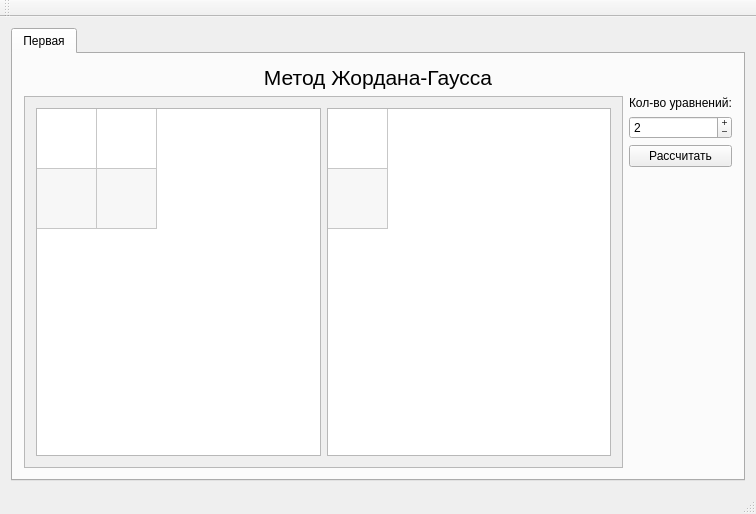
<?xml version="1.0" encoding="UTF-8"?>
<ui version="4.0">
 <class>MainWindow</class>
 <widget class="QMainWindow" name="MainWindow">
  <property name="geometry">
   <rect>
    <x>0</x>
    <y>0</y>
    <width>756</width>
    <height>514</height>
   </rect>
  </property>
  <property name="windowTitle">
   <string>Лабораторные по численным методам</string>
  </property>
  <widget class="QWidget" name="centralWidget">
   <layout class="QVBoxLayout" name="verticalLayout">
    <item>
     <widget class="QTabWidget" name="tabWidget">
      <property name="tabShape">
       <enum>QTabWidget::Rounded</enum>
      </property>
      <property name="currentIndex">
       <number>0</number>
      </property>
      <widget class="QWidget" name="tabGauss">
       <attribute name="title">
        <string>Первая</string>
       </attribute>
       <layout class="QVBoxLayout" name="verticalLayout_2">
        <item>
         <widget class="QLabel" name="labLabel">
          <property name="font">
           <font>
            <pointsize>16</pointsize>
            <weight>50</weight>
            <italic>false</italic>
            <bold>false</bold>
           </font>
          </property>
          <property name="autoFillBackground">
           <bool>false</bool>
          </property>
          <property name="text">
           <string>Метод Жордана-Гаусса</string>
          </property>
          <property name="textFormat">
           <enum>Qt::AutoText</enum>
          </property>
          <property name="alignment">
           <set>Qt::AlignCenter</set>
          </property>
         </widget>
        </item>
        <item>
         <layout class="QHBoxLayout" name="mainLayout">
          <item>
           <widget class="QScrollArea" name="srcArea">
            <property name="widgetResizable">
             <bool>true</bool>
            </property>
            <widget class="QWidget" name="srcContents">
             <property name="geometry">
              <rect>
               <x>0</x>
               <y>0</y>
               <width>578</width>
               <height>339</height>
              </rect>
             </property>
             <layout class="QVBoxLayout" name="verticalLayout_3">
              <item>
               <layout class="QHBoxLayout" name="conditionLayout">
                <item>
                 <widget class="QTableWidget" name="conditionTableWidget">
                  <property name="editTriggers">
                   <set>QAbstractItemView::AnyKeyPressed|QAbstractItemView::CurrentChanged|QAbstractItemView::DoubleClicked|QAbstractItemView::EditKeyPressed</set>
                  </property>
                  <property name="alternatingRowColors">
                   <bool>true</bool>
                  </property>
                  <property name="selectionMode">
                   <enum>QAbstractItemView::NoSelection</enum>
                  </property>
                  <property name="rowCount">
                   <number>2</number>
                  </property>
                  <property name="columnCount">
                   <number>2</number>
                  </property>
                  <attribute name="horizontalHeaderVisible">
                   <bool>false</bool>
                  </attribute>
                  <attribute name="horizontalHeaderDefaultSectionSize">
                   <number>60</number>
                  </attribute>
                  <attribute name="horizontalHeaderStretchLastSection">
                   <bool>false</bool>
                  </attribute>
                  <attribute name="verticalHeaderVisible">
                   <bool>false</bool>
                  </attribute>
                  <attribute name="verticalHeaderCascadingSectionResizes">
                   <bool>false</bool>
                  </attribute>
                  <attribute name="verticalHeaderDefaultSectionSize">
                   <number>60</number>
                  </attribute>
                  <attribute name="verticalHeaderHighlightSections">
                   <bool>false</bool>
                  </attribute>
                  <attribute name="verticalHeaderMinimumSectionSize">
                   <number>23</number>
                  </attribute>
                  <row/>
                  <row/>
                  <column/>
                  <column/>
                 </widget>
                </item>
                <item>
                 <widget class="QTableWidget" name="conditionColumnWidget">
                  <property name="verticalScrollBarPolicy">
                   <enum>Qt::ScrollBarAsNeeded</enum>
                  </property>
                  <property name="horizontalScrollBarPolicy">
                   <enum>Qt::ScrollBarAsNeeded</enum>
                  </property>
                  <property name="sizeAdjustPolicy">
                   <enum>QAbstractScrollArea::AdjustIgnored</enum>
                  </property>
                  <property name="editTriggers">
                   <set>QAbstractItemView::AnyKeyPressed|QAbstractItemView::CurrentChanged|QAbstractItemView::DoubleClicked|QAbstractItemView::EditKeyPressed</set>
                  </property>
                  <property name="alternatingRowColors">
                   <bool>true</bool>
                  </property>
                  <property name="selectionMode">
                   <enum>QAbstractItemView::NoSelection</enum>
                  </property>
                  <property name="rowCount">
                   <number>2</number>
                  </property>
                  <property name="columnCount">
                   <number>1</number>
                  </property>
                  <attribute name="horizontalHeaderVisible">
                   <bool>false</bool>
                  </attribute>
                  <attribute name="horizontalHeaderDefaultSectionSize">
                   <number>60</number>
                  </attribute>
                  <attribute name="horizontalHeaderHighlightSections">
                   <bool>false</bool>
                  </attribute>
                  <attribute name="verticalHeaderVisible">
                   <bool>false</bool>
                  </attribute>
                  <attribute name="verticalHeaderDefaultSectionSize">
                   <number>60</number>
                  </attribute>
                  <attribute name="verticalHeaderHighlightSections">
                   <bool>false</bool>
                  </attribute>
                  <attribute name="verticalHeaderMinimumSectionSize">
                   <number>23</number>
                  </attribute>
                  <row/>
                  <row/>
                  <column/>
                 </widget>
                </item>
               </layout>
              </item>
             </layout>
            </widget>
           </widget>
          </item>
          <item>
           <layout class="QVBoxLayout" name="settingsLayout">
            <item>
             <widget class="QLabel" name="matrixSizeLabel">
              <property name="text">
               <string>Кол-во уравнений:</string>
              </property>
             </widget>
            </item>
            <item>
             <widget class="QSpinBox" name="matrixSizeSpin">
              <property name="wrapping">
               <bool>true</bool>
              </property>
              <property name="frame">
               <bool>true</bool>
              </property>
              <property name="buttonSymbols">
               <enum>QAbstractSpinBox::PlusMinus</enum>
              </property>
              <property name="showGroupSeparator" stdset="0">
               <bool>false</bool>
              </property>
              <property name="minimum">
               <number>2</number>
              </property>
              <property name="maximum">
               <number>999</number>
              </property>
              <property name="value">
               <number>2</number>
              </property>
             </widget>
            </item>
            <item>
             <widget class="QPushButton" name="calculateButton">
              <property name="text">
               <string>Рассчитать</string>
              </property>
             </widget>
            </item>
            <item>
             <spacer name="settingsSpacer">
              <property name="orientation">
               <enum>Qt::Vertical</enum>
              </property>
              <property name="sizeHint" stdset="0">
               <size>
                <width>20</width>
                <height>40</height>
               </size>
              </property>
             </spacer>
            </item>
           </layout>
          </item>
         </layout>
        </item>
       </layout>
      </widget>
     </widget>
    </item>
   </layout>
  </widget>
  <widget class="QMenuBar" name="menuBar">
   <property name="geometry">
    <rect>
     <x>0</x>
     <y>0</y>
     <width>756</width>
     <height>25</height>
    </rect>
   </property>
  </widget>
  <widget class="QToolBar" name="mainToolBar">
   <attribute name="toolBarArea">
    <enum>TopToolBarArea</enum>
   </attribute>
   <attribute name="toolBarBreak">
    <bool>false</bool>
   </attribute>
  </widget>
  <widget class="QStatusBar" name="statusBar"/>
 </widget>
 <layoutdefault spacing="6" margin="11"/>
 <resources/>
 <connections/>
</ui>
